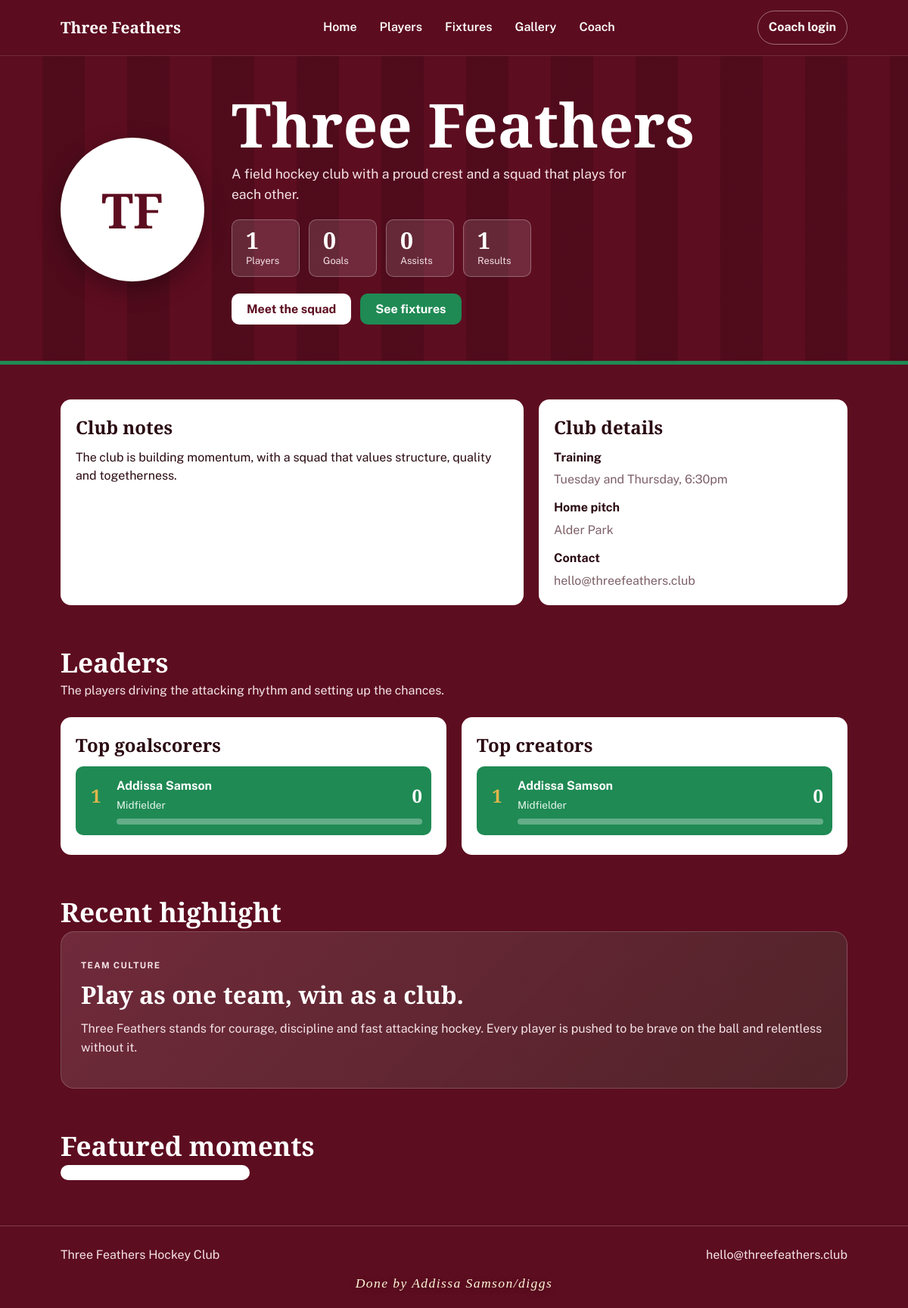
The page / on the database its author committed.
### club/models.py (models this page shows, shortened)
class ClubProfile(models.Model):
    name = models.CharField(max_length=120, default='Three Feathers Hockey Club')
    about = models.TextField(blank=True)
    training = models.TextField(blank=True)
    pitch = models.TextField(blank=True)
    contact = models.TextField(blank=True)
    updated_at = models.DateTimeField(auto_now=True)
    class Meta:
        verbose_name = 'club profile'
        verbose_name_plural = 'club profiles'

class Player(models.Model):
    POSITIONS = (
        ('Goalkeeper', 'Goalkeeper'),
        ('Defender', 'Defender'),
        ('Midfielder', 'Midfielder'),
        ('Forward', 'Forward'),
    )
    name = models.CharField(max_length=80)
    number = models.PositiveSmallIntegerField(blank=True, null=True)
    position = models.CharField(max_length=20, choices=POSITIONS, default='Midfielder')
    goals = models.PositiveIntegerField(default=0)
    assists = models.PositiveIntegerField(default=0)
    photo = models.ImageField(upload_to='players/', blank=True, null=True)
    created_at = models.DateTimeField(auto_now_add=True)
    class Meta:
        ordering = ['name']

class GalleryImage(models.Model):
    title = models.CharField(max_length=100, blank=True)
    caption = models.CharField(max_length=200, blank=True)
    image = models.ImageField(upload_to='gallery/', blank=True, null=True)
    created_at = models.DateTimeField(auto_now_add=True)
    class Meta:
        ordering = ['-created_at']

### club/views.py (the view)
# urls.py: path('', views.home, name='home'),
def home(request):
    club = get_club()
    players = list(Player.objects.order_by('number', 'name'))
    upcoming = list(Fixture.objects.filter(us__isnull=True).order_by('date', 'time'))
    played = list(Fixture.objects.filter(us__isnull=False).order_by('-date', '-id'))
    gallery = list(GalleryImage.objects.order_by('-created_at', '-id'))
    top_goals = list(Player.objects.order_by('-goals', 'name')[:5])
    top_assists = list(Player.objects.order_by('-assists', 'name')[:5])
    context = {
        'club': club,
        'players': players,
        'upcoming': upcoming,
        'played': played,
        'gallery': gallery,
        'top_goals': top_goals,
        'top_assists': top_assists,
        'stats': {
            'players': len(players),
            'goals': sum(player.goals for player in players),
            'assists': sum(player.assists for player in players),
            'fixtures': len(played),
        },
    }
    return render(request, 'club/home.html', context)

### club/views.py (called while the page is built, shortened)
def get_club():
    club = ClubProfile.objects.first()
    return club

### club/templates/club/home.html (shortened to what this page needs)
{% extends 'club/base.html' %}
{% block content %}
<div class="hero" id="home">
  <div class="wrap hero-inner">
    <div class="badge">TF</div>
    <div>
      <h1>Three Feathers</h1>
      <p>{{ club.about|default:'A field hockey club with a proud crest and a squad that plays for each other.' }}</p>
      <div class="stats">
        <div class="stat"><b>{{ stats.players }}</b><span>Players</span></div>
        <div class="stat"><b>{{ stats.goals }}</b><span>Goals</span></div>
        <div class="stat"><b>{{ stats.assists }}</b><span>Assists</span></div>
        <div class="stat"><b>{{ stats.fixtures }}</b><span>Results</span></div>
      </div>
      <div class="cta-row">
        <a class="btn alt" href="{% url 'players' %}">Meet the squad</a>
        <a class="btn" href="{% url 'fixtures' %}">See fixtures</a>
      </div>
    </div>
  </div>
</div>
<main>
  <section>
    <div class="wrap">
      <div class="about-grid">
        <div class="panel">
          <h3>Club notes</h3>
          <p>{{ club.about|default:'The club is building momentum, with a squad that values structure, quality and togetherness.' }}</p>
        </div>
        <div class="panel">
          <h3>Club details</h3>
          <dl class="facts">
            <div><dt>Training</dt><dd>{{ club.training|default:'Tuesday and Thursday, 6:30pm' }}</dd></div>
            <div><dt>Home pitch</dt><dd>{{ club.pitch|default:'Alder Park' }}</dd></div>
            <div><dt>Contact</dt><dd>{{ club.contact|default:'hello@threefeathers.club' }}</dd></div>
          </dl>
        </div>
      </div>
    </div>
  </section>
  <section id="leaders">
    <div class="wrap">
      <h2>Leaders</h2>
      <p class="lede">The players driving the attacking rhythm and setting up the chances.</p>
      <div class="boards">
        <div class="panel">
          <h3>Top goalscorers</h3>
          {% for player in top_goals %}
          <div class="row {% if forloop.first %}lead{% endif %}">
            <span class="rank">{{ forloop.counter }}</span>
            <div class="who"><strong>{{ player.name }}</strong><span>{{ player.position }}</span></div>
            <span class="val">{{ player.goals }}</span>
            <div class="bar"><i style="width: {% widthratio player.goals 20 100 %}%"></i></div>
          </div>
          {% empty %}
          <p class="empty">No goals recorded yet.</p>
          {% endfor %}
        </div>
        <div class="panel">
          <h3>Top creators</h3>
          {% for player in top_assists %}
          <div class="row {% if forloop.first %}lead{% endif %}">
            <span class="rank">{{ forloop.counter }}</span>
            <div class="who"><strong>{{ player.name }}</strong><span>{{ player.position }}</span></div>
            <span class="val">{{ player.assists }}</span>
            <div class="bar"><i style="width: {% widthratio player.assists 20 100 %}%"></i></div>
          </div>
          {% empty %}
          <p class="empty">No assists recorded yet.</p>
          {% endfor %}
        </div>
      </div>
    </div>
  </section>
  <section>
    <div class="wrap">
      <h2>Recent highlight</h2>
      <div class="highlight-box">
        <div>
          <p class="eyebrow">Team culture</p>
          <h3>Play as one team, win as a club.</h3>
          <p>Three Feathers stands for courage, discipline and fast attacking hockey. Every player is pushed to be brave on the ball and relentless without it.</p>
        </div>
      </div>
    </div>
  </section>
  <section>
    <div class="wrap">
      <h2>Featured moments</h2>
      <div class="gal home-gallery">
        {% for image in gallery|slice:':4' %}
        <figure>
          <figcaption>{{ image.caption }}</figcaption>
        </figure>
        {% empty %}
        <p class="empty on-bg">No gallery images yet.</p>
        {% endfor %}
      </div>
    </div>
  </section>
</main>
{% endblock %}

### club/templates/club/base.html (shortened to what this page needs)
{% load static %}
<!DOCTYPE html>
<html lang="en">
<head>
    <link rel="stylesheet" href="{% static 'club/styles.css' %}">
</head>
<body>
    <header class="top">
        <div class="wrap topbar">
            <a class="brand" href="{% url 'home' %}">Three Feathers</a>
            <nav aria-label="Main navigation">
                <a href="{% url 'home' %}">Home</a>
                <a href="{% url 'players' %}">Players</a>
                <a href="{% url 'fixtures' %}">Fixtures</a>
                <a href="{% url 'gallery' %}">Gallery</a>
                <a href="{% url 'coach_dashboard' %}">Coach</a>
            </nav>
            {% if request.session.coach_authenticated %}
                <a class="coachbtn" href="{% url 'coach_logout' %}">Coach logout</a>
            {% else %}
                <a class="coachbtn" href="{% url 'coach_login' %}">Coach login</a>
            {% endif %}
        </div>
    </header>
    {% block content %}{% endblock %}
    <footer class="site-footer">
        <div class="wrap footer-wrap">
            <span>{{ club.name }}</span>
            <span>{{ club.contact|default:'hello@threefeathers.club' }}</span>
        </div>
        <div class="wrap signature-wrap">
            <p class="signature">Done by Addissa Samson/diggs</p>
        </div>
    </footer>
</body>
</html>

### rows shown on the page
ClubProfile: about "A field hockey club with a proud crest and a squad that plays for each other.", about "The club is building momentum, with a squad that values structure, quality and togetherness.", training "Tuesday and Thursday, 6:30pm", pitch "Alder Park", contact "hello@threefeathers.club", name "Three Feathers Hockey Club"
Player: name "Addissa Samson", position "Midfielder", goals "0", assists "0"

### other values the page prints
{{ stats.players }} "1"
{{ stats.goals }} "0"
{{ stats.assists }} "0"
{{ stats.fixtures }} "1"
